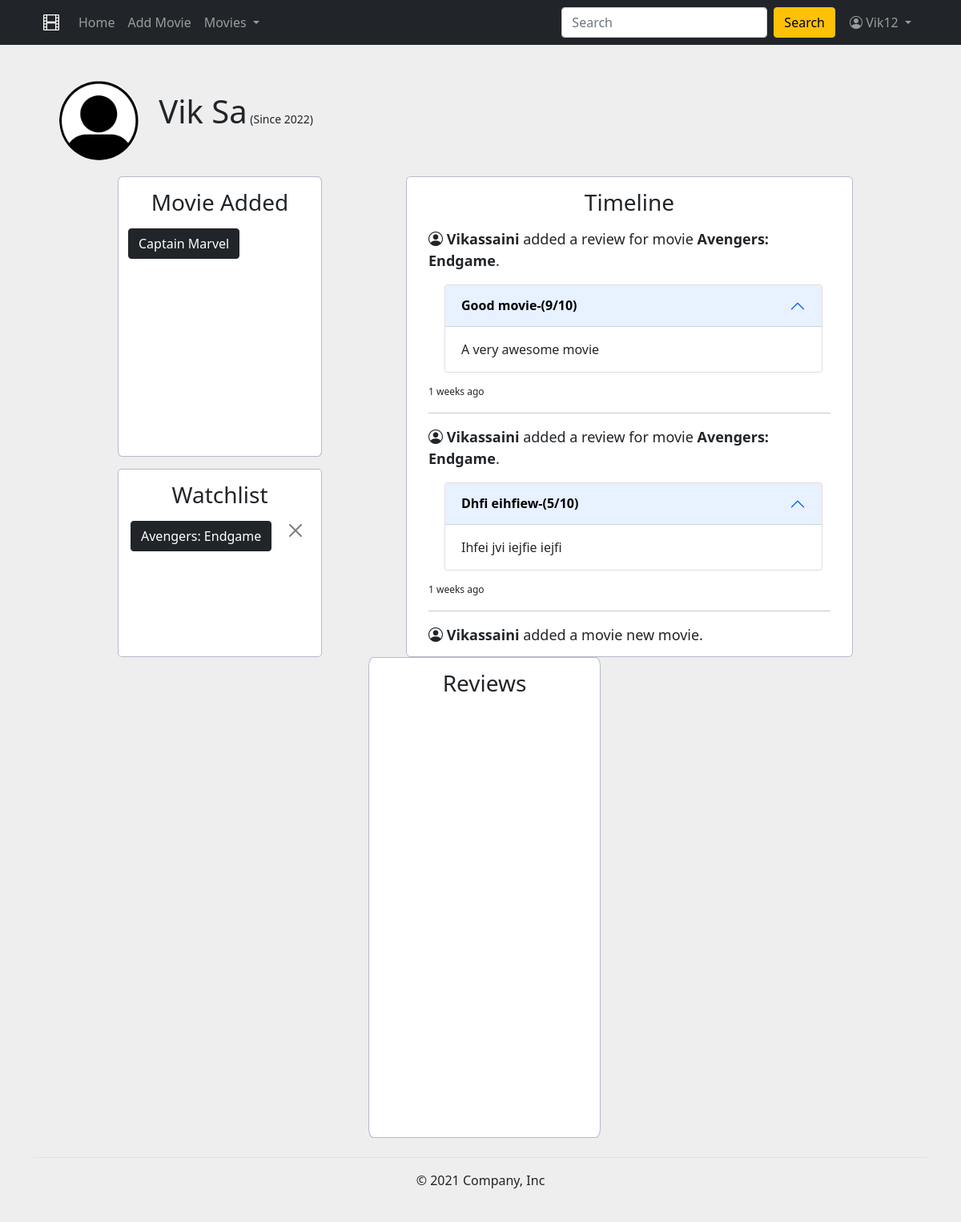
Page /user/profile/ (signed in) on the committed database.
### ViewMovie/models.py (models this page shows, shortened)
class Movie(models.Model):
    movie_rated = [
        ('PG', 'PG'),
        ('PG-13', 'PG-13'),
        ('G', 'G'),
        ('R', 'R'),
        ('NC-17', 'NC-17')
    ]
    movie_genres = [
        ('Action', 'Action'),
        ('Comedy', 'Comedy'),
        ('Drama', 'Drama'),
        ('Science Fiction', 'Science Fiction'),
        ('Animation', 'Animation'),
        ('Horror', 'Horror'),
        ('Romance', 'Romance'),
        ('Crime', 'Crime'),
        ('Thriller', 'Thriller'),
        ('Sports', 'Sports')
    ]
    title = models.CharField(max_length=250, unique=True)
    released = models.DateField()
    rated = models.CharField(
        max_length=7, choices=movie_rated, default='PG', blank=False)
    runtime = models.IntegerField(blank=False)
    plot = models.TextField(null=True)
    genre = MultiSelectField(
        max_length=60, choices=movie_genres, null=True)
    actors = models.CharField(max_length=500, null=True)
    directors = models.CharField(max_length=100, null=True)
    writers = models.CharField(max_length=100, null=True, blank=True)
    awards = models.CharField(max_length=100, null=True, blank=True)
    poster = models.URLField(null=True)
    user = models.ForeignKey(User, on_delete=models.CASCADE)
    collection = models.CharField(blank=True, default=0, max_length=20)
    time = models.DateTimeField(auto_now_add=True)

class WatchList(models.Model):
    user = models.ForeignKey(User, on_delete=models.CASCADE)
    movie = models.ForeignKey(Movie, on_delete=models.CASCADE)
    time = models.DateTimeField(auto_now_add=True)

class Review(models.Model):
    review_score = models.IntegerField()
    review_summary = models.TextField(max_length=20)
    full_review = models.TextField(max_length=300, blank=True)
    movie = models.ForeignKey(Movie, on_delete=models.CASCADE)
    user = models.ForeignKey(User, on_delete=models.CASCADE)
    time = models.DateTimeField(auto_now_add=True)

### ViewMovie/views.py (the view, shortened to what this page needs)
# urls.py: path('user/profile/', views.user_profile, name="profile"),
def user_profile(request):
    if request.user.is_authenticated:
        current_user_movies = Movie.objects.all().filter(
            user=request.user).order_by('title')
        current_user_reviews = Review.objects.all().filter(
            user=request.user).order_by('-time')
        current_user_watchlist = WatchList.objects.all().filter(
            user=request.user)
        movies_added = Movie.objects.all()
        reviews = Review.objects.all()
        sorted_timeline = sorted(
            chain(movies_added, reviews), key=attrgetter('time'), reverse=True)
        for obj in sorted_timeline:
            obj.event_time = get_event_date(obj.time)
            if hasattr(obj, "title"):
                obj.type = "movie"
    else:
        return redirect('login')
    return render(request, 'profile.html', {'timeline': sorted_timeline, 'movies': current_user_movies, 'watchlist': current_user_watchlist, 'reviews': current_user_reviews})

### ViewMovie/helper_function.py (called while the page is built, shortened)
def get_event_date(time):
    now = datetime.now()
    if type(time) is int:
        diff = now - datetime.fromtimestamp(time)
    elif isinstance(time, datetime):
        diff = now - time
    elif not time:
        diff = 0
    second_diff = diff.seconds
    day_diff = diff.days
    if day_diff < 0:
        return ''
    if day_diff == 1:
        return "Yesterday"
    if day_diff < 7:
        return str(day_diff) + " days ago"
    if day_diff < 31:
        return str(day_diff // 7) + " weeks ago"
    if day_diff < 365:
        return str(day_diff // 30) + " months ago"
    return str(day_diff // 365) + " years ago"

### ViewMovie/templates/profile.html (shortened to what this page needs)
{% extends 'base.html' %}
{% load static %}
{% block content %}
<div class="container" style="margin-top: 80px">
  {% if user.is_authenticated %}
  <img style="vertical-align: middle;
  width: 100px;
  height: 100px;
  margin:20px;
  border-radius: 50%;" src="{% static 'images/avatar.png' %}" alt="profilepic"></img>
  <h1 style="display:inline-block">{{user.first_name|title}} {{user.last_name|title}}<small style="font-size:14px"> (Since {{user.date_joined.year}})</small></h1>
  <br />
  <div class="row justify-content-evenly">
    <div class="col-3" style="height: 600px">
      <div
        class="col-13"
        style="
          background-color:white;
          height: 350px;
          margin-bottom: 15px;
          border: 1px solid #b5b9cc;
          border-radius: 2%;
          overflow-y:auto; overflow-x:hidden;
        "
      >
        <h3 style="text-align: center; margin:15px">Movie Added</h3>
        <div style="margin-left:12px;">
              {% for movie in movies %}
              <div style="margin-bottom:10px">
                  <a href="{% url 'one_movie' movie.title %}"><button class="btn btn-dark">{{movie.title|title}}</button></a>
              </div>
              {% endfor %}
        </div>
      </div>
      <div
        class="col-13"
        style="height: 235px; background-color:white;
        border: 1px solid #b5b9cc; border-radius: 2%; overflow-y:auto; overflow-x:hidden">
        <h3 style="text-align: center; margin:15px">Watchlist</h3>
        <div style="margin-left:15px;">
              {% for movie in watchlist %}
              <div style="margin-bottom:10px">
                <form method='POST'>
                <button type="submit" style="float:right; margin-right:20px;" name="watchlist,{{movie.movie.title}}" class="btn-close" aria-label="Close"></button>
                </form>
                <a href="{% url 'one_movie' movie.movie.title %}"><button class="btn btn-dark">{{movie.movie.title|title}}</button></a>
              </div>
              {% endfor %}
        </div>
      </div>
    </div>
      <div
        class="col-6"
        style="height: 600px; background-color:white; border: 1px solid #b5b9cc; border-radius: 1%;
        overflow-y:auto; overflow-x:hidden"
      >
        <h3 style="text-align: center; margin:15px">Timeline</h3>
        <div style="margin:15px">
          {% for obj in timeline %}
            {% if obj.type == "movie" %}
              <p style="font-size:18px"><i class="bi bi-person-circle"></i> <b>{% if request.user.username == obj.user.username %}You{% else %}{{obj.user.username}}{% endif %}</b> added a movie new movie. </p>
            {% else %}
            <p style="font-size:18px"><i class="bi bi-person-circle"></i> <b>{% if request.user.username == obj.user.username %}You{% else %}{{obj.user.username}}{% endif %}</b> added a review for movie <b>{{obj.movie.title}}</b>. </p>
            <div class="accordion" id="accordionExample" style="margin-left:20px; margin-bottom:10px; margin-right:10px">
              <div class="accordion-item">
                <h2 class="accordion-header" id="headingOne">
                  <button class="accordion-button" type="button" style="color:black" data-bs-toggle="collapse" data-bs-target="#collapse{{forloop.counter}}" aria-expanded="true" aria-controls="collapseOne">
                    <strong>{{obj.review_summary|capfirst}}-({{obj.review_score}}/10)</strong>
                  </button>
                </h2>
                <div id="collapse{{forloop.counter}}" class="accordion-collapse collapse show" aria-labelledby="headingOne" data-bs-parent="#accordionExample">
                  <div class="accordion-body">
                    {{obj.full_review|capfirst}}
                  </div>
                </div>
              </div>
            </div>
            <small style="font-size:12px">{{obj.event_time}}</small>
            <hr>
            {% endif %}
          {% endfor %}
        </div>
      </div>
      <div
        class="col-4"
        style="height: 600px; background-color:white; margin-left:10px; width: 290px; border: 1px solid #b5b9cc; border-radius: 2%"
      >
        <h3 style="text-align: center; margin:15px ">Reviews</h3>
      </div>
  </div>
    {% endif %}
  </div>
  {% endblock content%}

### ViewMovie/templates/base.html (shortened to what this page needs)
<!DOCTYPE html>
{% load static %}
<html lang="en" dir="ltr">
  <head>
    <link
      rel="stylesheet"
      href="https://cdn.jsdelivr.net/npm/bootstrap@4.6.1/dist/css/bootstrap.min.css"
    />
    <link
      rel="stylesheet"
      href="https://unpkg.com/swiper/swiper-bundle.min.css"
    />
    <link
      rel="stylesheet"
      href="https://cdn.jsdelivr.net/npm/bootstrap-icons@1.8.2/font/bootstrap-icons.css"
    />
    <link
      href="https://cdn.jsdelivr.net/npm/bootstrap@5.1.3/dist/css/bootstrap.min.css"
      rel="stylesheet"
    />
  </head>
  <body style="background-color: #eeeeee">
    <nav class="navbar navbar-expand-lg fixed-top navbar-dark bg-dark">
      <div class="container">
        <div class="container-fluid">
          <a class="navbar-brand" href="/"><i class="bi bi-film"></i></a>
          <div class="collapse navbar-collapse" id="navbarSupportedContent">
            <ul class="navbar-nav me-auto mb-2 mb-lg-0">
              <li class="nav-item">
                <a
                  class="nav-link {% if navbar == 'home' %} active {% endif %}"
                  aria-current="page"
                  href="{% url 'home' %}"
                  >Home</a
                >
              </li>
              <li class="nav-item">
                <a
                  class="nav-link {% if navbar == 'addmovie' %} active {% endif %}"
                  href="{% url 'addmovie' %}"
                  >Add Movie</a
                >
              </li>
              <li class="nav-item dropdown">
                <a
                  class="nav-link dropdown-toggle {% if navbar == 'movies' %} active {% endif %}"
                  href="#"
                  id="navbarDropdown"
                  role="button"
                  data-bs-toggle="dropdown"
                  aria-expanded="false"
                >
                  Movies
                </a>
              </li>
            </ul>
            <form
              class="d-flex"
              id="search_form"
              style="margin-right: 10px"
              method="POST"
              action="{% url 'home' %}"
            >
              <input
                autocomplete="off"
                class="form-control me-2"
                type="text"
                placeholder="Search"
                aria-label="Search"
                name="search_title"
              />
              <button
                class="btn btn-warning"
                id="search-btn"
                type="submit"
                name="search_btn"
              >
                Search
              </button>
            </form>
            {% if user.is_authenticated %}
            <ul class="navbar-nav me-right">
              <li class="nav-item dropdown">
                <a
                  class="nav-link dropdown-toggle {% if navbar == 'user' %} active {% endif %}"
                  href="#"
                  id="navbarDropdown"
                  role="button"
                  data-bs-toggle="dropdown"
                  aria-expanded="false"
                >
                  <i class="bi bi-person-circle"></i> {{user|title}}
                </a>
              </li>
            </ul>
            {% endif %}
          </div>
        </div>
      </div>
    </nav>
    <div class="container">{% block content %} {% endblock content %}</div>
    <div class="container">
      <footer
        class="d-flex flex-wrap justify-content-between align-items-center py-3 my-4 border-top"
      >
        <div class="col-md-12 d-flex justify-content-center align-items-center">
          <span class="text">&copy; 2021 Company, Inc</span>
        </div>
      </footer>
    </div>
  </body>
</html>

### rows in the picture
Movie: title "Captain Marvel"
WatchList: movie "Avengers: Endgame"
Review: user.username "Vikassaini", movie "Avengers: Endgame", review_summary "Good movie", review_score "9", full_review "A very awesome movie", event_time "1 weeks ago"
Review: user.username "Vikassaini", movie "Avengers: Endgame", review_summary "Dhfi eihfiew", review_score "5", full_review "Ihfei jvi iejfie iejfi", event_time "1 weeks ago"
Movie: user.username "Vikassaini"

### other values in the picture
{{ user|title }} "Vik12"
{{ user.first_name|title }} "Vik"
{{ user.last_name|title }} "Sa"
{{ user.date_joined.year }} "2022"
